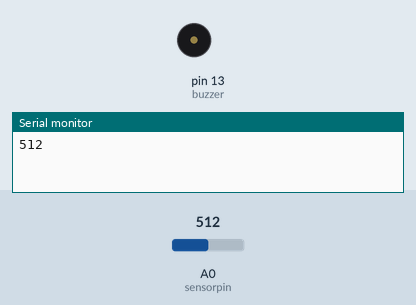
Recording of a sketch running on a simulated Arduino Uno, built with avr-gcc and run on an emulated ATmega328P. On the bench: buzzer (waves = sounding, pin HIGH), the last lines printed to the serial monitor. Inputs (shaded band) come from the test bench; at power-on: A0 (sensorpin) = 512.

Above: at 0.1 s.
At 1.1 s:
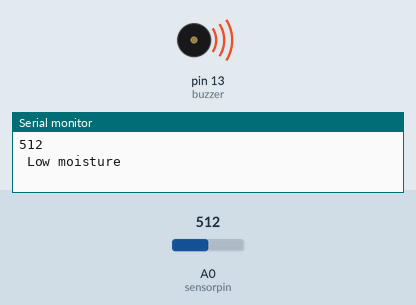
Timing chart, 0 to 2.6 s (numbered marks = the images above):
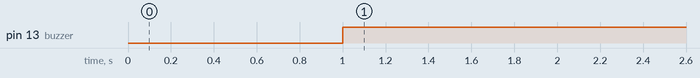

Measured:
- by itself, pin 13 (buzzer): LOW → HIGH at 1.0 s

The sketch:

Code002.ino
```cpp
/*This code explains the drain alert based on mositure level with
 * help of moisture sensor and alert user by beeping with buzzer
 */
int sensorpin = A0;
int buzzer = 13;
void setup()
{
  Serial.begin(9600);
  pinMode(sensorpin, INPUT);
  pinMode(buzzer, OUTPUT);
}
void loop() {
  // read the input on analog pin 0:
  int sensorValue = analogRead(A0);
  Serial.println(sensorValue);
  delay(1000);

  if (sensorValue > 400) {
    Serial.println (" Low moisture ");
    digitalWrite (buzzer, HIGH);
    delay(1000);
  }
  else {
    digitalWrite (buzzer, LOW);
    delay(1000);
  }
}
```
